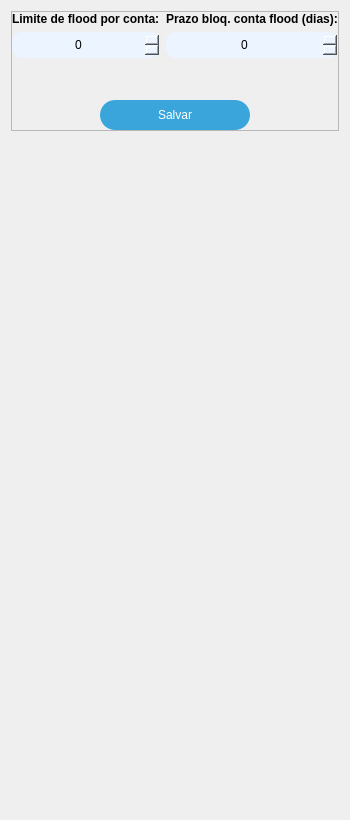
          <widget class="QWidget" name="tab_general">
           <attribute name="title">
            <string>Geral</string>
           </attribute>
           <layout class="QVBoxLayout" name="verticalLayout_10">
            <item>
             <widget class="QFrame" name="frame_2">
              <property name="frameShape">
               <enum>QFrame::Shape::StyledPanel</enum>
              </property>
              <property name="frameShadow">
               <enum>QFrame::Shadow::Raised</enum>
              </property>
              <layout class="QVBoxLayout" name="verticalLayout_12">
               <property name="leftMargin">
                <number>0</number>
               </property>
               <property name="topMargin">
                <number>0</number>
               </property>
               <property name="rightMargin">
                <number>0</number>
               </property>
               <property name="bottomMargin">
                <number>0</number>
               </property>
               <item>
                <layout class="QHBoxLayout" name="horizontalLayout_6" stretch="0,0">
                 <item>
                  <layout class="QVBoxLayout" name="verticalLayout_13">
                   <item>
                    <widget class="QLabel" name="label_flood_limit_per_account">
                     <property name="font">
                      <font>
                       <bold>true</bold>
                      </font>
                     </property>
                     <property name="text">
                      <string>Limite de flood por conta:</string>
                     </property>
                    </widget>
                   </item>
                   <item>
                    <widget class="QSpinBox" name="spin_flood_limit_per_account">
                     <property name="styleSheet">
                      <string notr="true">QSpinBox{
                                              background: #EBF4FF;
                                              border-radius: 10px;
                                              padding: 5px;
                                              }

                                              QSpinBox:disabled{
                                              background: #E3E9EF;
                                              border-radius: 10px;
                                              padding: 5px;
                                              }</string>
                     </property>
                     <property name="alignment">
                      <set>Qt::AlignmentFlag::AlignCenter</set>
                     </property>
                    </widget>
                   </item>
                  </layout>
                 </item>
                 <item>
                  <layout class="QVBoxLayout" name="verticalLayout_11">
                   <item>
                    <widget class="QLabel" name="label_account_lockout_period">
                     <property name="font">
                      <font>
                       <bold>true</bold>
                      </font>
                     </property>
                     <property name="text">
                      <string>Prazo bloq. conta flood (dias):</string>
                     </property>
                    </widget>
                   </item>
                   <item>
                    <widget class="QSpinBox" name="spin_account_lockout_period">
                     <property name="styleSheet">
                      <string notr="true">QSpinBox{
                                              background: #EBF4FF;
                                              border-radius: 10px;
                                              padding: 5px;
                                              }

                                              QSpinBox:disabled{
                                              background: #E3E9EF;
                                              border-radius: 10px;
                                              padding: 5px;
                                              }</string>
                     </property>
                     <property name="alignment">
                      <set>Qt::AlignmentFlag::AlignCenter</set>
                     </property>
                     <property name="maximum">
                      <number>999</number>
                     </property>
                    </widget>
                   </item>
                  </layout>
                 </item>
                </layout>
               </item>
               <item>
                <widget class="QLabel" name="label_status_configuration">
                 <property name="minimumSize">
                  <size>
                   <width>0</width>
                   <height>30</height>
                  </size>
                 </property>
                 <property name="text">
                  <string/>
                 </property>
                 <property name="alignment">
                  <set>Qt::AlignmentFlag::AlignCenter</set>
                 </property>
                </widget>
               </item>
               <item alignment="Qt::AlignmentFlag::AlignHCenter">
                <widget class="QPushButton" name="btn_save_general_configs">
                 <property name="minimumSize">
                  <size>
                   <width>150</width>
                   <height>30</height>
                  </size>
                 </property>
                 <property name="maximumSize">
                  <size>
                   <width>250</width>
                   <height>30</height>
                  </size>
                 </property>
                 <property name="styleSheet">
                  <string notr="true">QPushButton {
                                      background: #39a5db;
                                      color: white;
                                      border-radius: 15px;
                                      }

                                      QPushButton:hover {
                                      background-color: rgb(59, 116, 190);
                                      color: white;
                                      }

                                      QPushButton:disabled{
                                      background-color: rgb(222, 222, 222);
                                      }</string>
                 </property>
                 <property name="text">
                  <string>Salvar</string>
                 </property>
                </widget>
               </item>
              </layout>
             </widget>
            </item>
            <item>
             <spacer name="verticalSpacer_3">
              <property name="orientation">
               <enum>Qt::Orientation::Vertical</enum>
              </property>
              <property name="sizeHint" stdset="0">
               <size>
                <width>20</width>
                <height>678</height>
               </size>
              </property>
             </spacer>
            </item>
           </layout>
          </widget>
